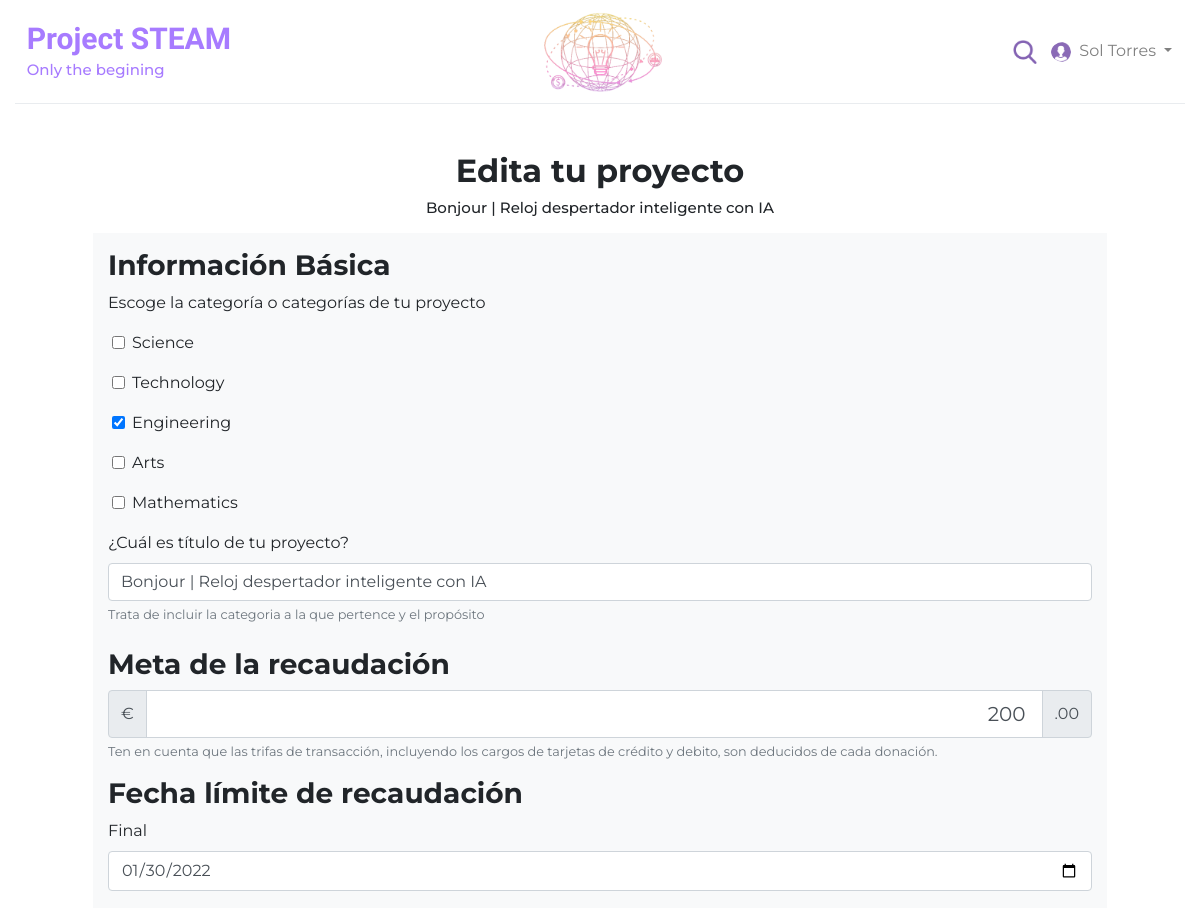
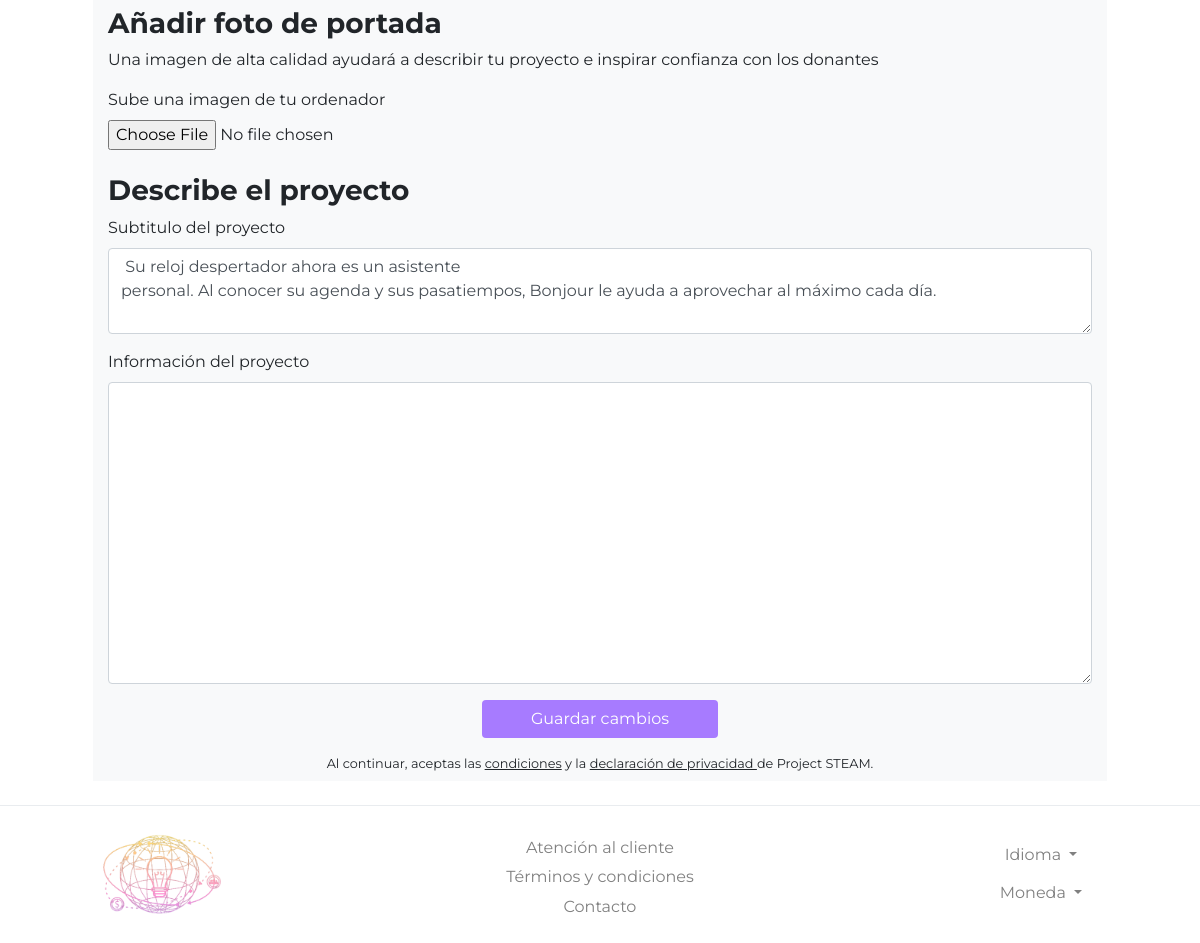
Page /edit_project.php?project_id=9 (signed in) on the committed database (2 pictures, top to bottom).
### tables this page shows
CREATE TABLE `projects` (
  `title` text NOT NULL,
  `subtitle` text NOT NULL,
  `organizer_id` int(11) NOT NULL,
  `start_date` timestamp NOT NULL DEFAULT current_timestamp(),
  `end_date` timestamp NOT NULL DEFAULT current_timestamp(),
  `description` text NOT NULL,
  `picture` text NOT NULL,
  `moneyGoal` int(11) NOT NULL,
  `id_project` int(11) NOT NULL,
  `science` tinyint(1) NOT NULL,
  `tech` tinyint(1) NOT NULL,
  `eng` tinyint(1) NOT NULL,
  `art` tinyint(1) NOT NULL,
  `math` tinyint(1) NOT NULL
);

### edit_project.php (the view, shortened to what this page needs)
<?php
    include "dbConn.php";
  $project_id = $_GET['project_id'];
  $sql = "SELECT *  FROM `projects` WHERE id_project=" . $project_id;
  $result = mysqli_query($connection, $sql);
  $project_title = "";
  $money_goal = "";
  $end_date = "";
  $project_sub = "";
  $project_info = "";
  $science = 0;
  $tech = 0;
  $eng = 0;
  $art = 0;
  $math = 0;
  if (mysqli_num_rows($result) > 0) {
    while($row = mysqli_fetch_assoc($result)) {
        $project_title = $row['title'];
        $money_goal = $row['moneyGoal'];
        $end_date = $row['end_date'];
        $project_sub = $row['subtitle'];
        $project_info = $row['description'];
        $science = $row['science'];
        $tech = $row['tech'];
        $eng = $row['eng'];
        $art = $row['art'];
        $math = $row['math'];
    }
  } else {
    echo "0 results";
  }
?>
<!DOCTYPE html>
<html lang="es">
<head>
    <link rel="stylesheet" href="https://maxcdn.bootstrapcdn.com/bootstrap/4.0.0/css/bootstrap.min.css"
 />
    <link href="css/style.css" rel="stylesheet" />
</head>
<body>
    <?php include "top_bar.php"?>
    <div class="container project_header mt-5 ">
        <h1>Edita tu proyecto</h1>
        <h2><?php echo $project_title?></h2>
        <div class="row mt-2 mx-5">
            <div class="col bg-light">
                <form id="edit_project_form" action="#" method="POST" enctype="multipart/form-data">
                    <h3 class="mt-3"> <b>Información Básica</b> </h3>
                    <p>Escoge la categoría o categorías de tu proyecto</p>
                    <div class="form-group ml-4">
                        <?php if($science == 0){echo '<input class="form-check-input" type="checkbox" name="science" id="cb_science">';}
                        else {echo '<input class="form-check-input" type="checkbox" name="science" id="cb_science" checked>';} ?>
                        <label class="form-check-label" for="cb_science">Science</label>
                    </div>
                    <div class="form-group  ml-4">
                    <?php if($tech == 0){echo '<input class="form-check-input" type="checkbox" name="tech"  id="cb_tech">';}
                        else {echo '<input class="form-check-input" type="checkbox" name="tech" id="cb_tech" checked>';} ?>
                        <label class="form-check-label" for="cb_tech">Technology</label>
                    </div>
                    <div class="form-group  ml-4">
                    <?php if($eng == 0){echo '<input class="form-check-input" type="checkbox" name="eng"  id="cb_engineering">';}
                        else {echo '<input class="form-check-input" type="checkbox" name="eng" id="cb_engineering" checked>';} ?>
                        <label class="form-check-label" for="cb_engineering">Engineering</label>
                    </div>
                    <div class="form-group  ml-4">
                    <?php if($art == 0){echo '<input class="form-check-input" type="checkbox" name="art" id="cb_arts">';}
                        else {echo '<input class="form-check-input" type="checkbox" name="art" id="cb_arts" checked>';} ?>
                        <label class="form-check-label" for="cb_arts">Arts</label>
                    </div>
                    <div class="form-group  ml-4">
                    <?php if($math == 0){echo '<input class="form-check-input" type="checkbox" name="math" id="cb_math">';}
                        else {echo '<input class="form-check-input" type="checkbox" name="math" id="cb_math" checked>';} ?>
                        <label class="form-check-label" for="cb_math">Mathematics</label>
                    </div>
                    <div class="form-group">
                        <label for="title">¿Cuál es título de tu proyecto? </label>
                        <input type="text" class="form-control" id="title" name="project_title" placeholder="Ej. El juego para niños que les hará amar las matemáticas " value= "<?php echo $project_title?>" required>
                        <small id="title_help" class="form-text text-muted"> Trata de incluir la categoria a la que pertence y el propósito </small>
                    </div>
                    <h3 class="mt-4"> <b>Meta de la recaudación </b>  </h3>
                    <div class="form-group">
                        <div class="input-group mb-1">
                            <div class="input-group-prepend"> <span class="input-group-text">€</span> </div>
                            <input type="text" id="goal" name="money_goal"  maxlength="5" inputmode="numeric" class="form-control form-control-lg" aria-label="Inserta la cantidad meta"
                            style="text-align: right;" value= "<?php echo $money_goal?>"  required>
                            <div class="input-group-append"> <span class="input-group-text">.00</span></div>
                        </div>
                        <small id="title_help" class="form-text text-muted">
                            Ten en cuenta que las trifas de transacción, incluyendo los cargos de tarjetas de crédito y debito,
                            son deducidos de cada donación.
                        </small>
                    </div>
                    <h3> <b> Fecha límite de recaudación</b> </h3>
                    <div class="form-group">
                        <label for="startDate">Final</label>
                        <input id="startDate" name="end_date" class="form-control" type="date" value="<?php echo date('Y-m-d', strtotime($end_date))?>"required />
                    </div>
                    <h3 class="mt-4"> <b> Añadir foto de portada</b> </h3>
                    <p> Una imagen de alta calidad ayudará a describir tu proyecto e inspirar confianza con los donantes  </p>
                    <div class="form-group">
                        <label for="exampleFormControlFile1">Sube una imagen de tu ordenador</label>
                        <input type="file"  name="project_pic" class="form-control-file" accept="image/*" id="exampleFormControlFile1" required>
                    </div>
                    <h3 class="mt-4"><b>Describe el proyecto</b> </h3>
                    <div class="form-group">
                        <label for="title">Subtitulo del proyecto</label>
                        <textarea class="form-control" name="project_sub" id="title" rows="3" placeholder="Describe brevemente el proyecto " maxlength="200" required> <?php echo $project_sub?> </textarea>
                    </div>
                    <div class="form-group">
                        <label for="project_info">Información del proyecto</label>
                        <textarea class="form-control" name="project_info" id="project_info" rows="12" required> <?php echo $project_info; ?></textarea>
                    </div>
                    <div class="text-center my-2"><button type="submit" value="submit" id="edit_project_btn" name="edit_project" class="btn bgPurple px-5">Guardar cambios</button></div>
                    <div class="p-2 text-center small m">Al continuar, aceptas las <a class="link" href="#">condiciones</a> y la <a class="link" href="#">declaración de privacidad </a> de Project STEAM.</div>
                </form>
            </div>
        </div>
    </div>
    <footer class="row footer_container">
        <div class="col-md-3 footer_columna">
            <img class="img-fluid logo" src="media/logo_multicolor.png" />
        </div>
        <div class="col-md-6 footer_columna">
            <a href="#">Atención al cliente</a>
            <a href="#">Términos y condiciones</a>
            <a href="#">Contacto</a>
        </div>
        <div class="col-md-3 footer_columna">
            <div class="dropdown show">
                <a class="btn dropdown-toggle" href="#" role="button" id="dropdownMenuLink" data-toggle="dropdown"
                    aria-haspopup="true" aria-expanded="false">
                    Idioma
                </a>
            </div>
            <div class="dropdown show">
                <a class="btn dropdown-toggle" href="#" role="button" id="dropdownMenuLink" data-toggle="dropdown"
                    aria-haspopup="true" aria-expanded="false">
                    Moneda
                </a>
            </div>
        </div>
    </footer>
</body>
</html>

### css/style.css (style rules this page uses)
:root { --amarillo: #FFE031; --rosa: #FF66C4; --morado: #A77BFF; --verdeSteam: #9bffb2; --celesteSteam: #47e2ff; --amarilloSteam: #ffeb3f; --naranjaSteam: #fd9b1e; --rojoSteam: #ff3838; --colorClaro: #f8f9f9; }
body { margin: 0; padding: 0; font-family: 'Montserrat', sans-serif; }
h1 { margin: 0; font-size: 35px; }
h2 { margin: 0; padding-top: 0.75%; padding-bottom: 0.75%; font-size: 15px; }
.logo { position: relative; height: 80px; width: auto; margin-block: auto; justify-self: center; }
.bgPurple { background-color: var(--morado); color: white; }
.link { text-decoration: underline; margin-bottom: 2%; color: #212529; }
.footer_container { border-top: 1px solid #e9ecef; margin-top: 2%; padding-block: 1%; padding: 2% 1%; margin-inline: 0px; }
.footer_columna { margin-top: auto; margin-bottom: auto; text-align: center; }
footer a, .nav a { display: block; padding-top: 1%; color: grey; }
.project_header h1 { font-weight: bold; font-size: xx-large; text-align: center; }
.project_header h2 { text-align: center; }

### rows in the picture
projects: title "Bonjour | Reloj despertador inteligente con IA", project_title "Bonjour | Reloj despertador inteligente con IA", money_goal "200", end_date "01/30/2022", project_sub "Su reloj despertador ahora es un asistente personal. Al conocer su agenda y sus pasatiempos, Bonjour le ayuda a aprovechar al máximo cada día."

### other values in the picture
$_SESSION['name'] "Sol Torres"
